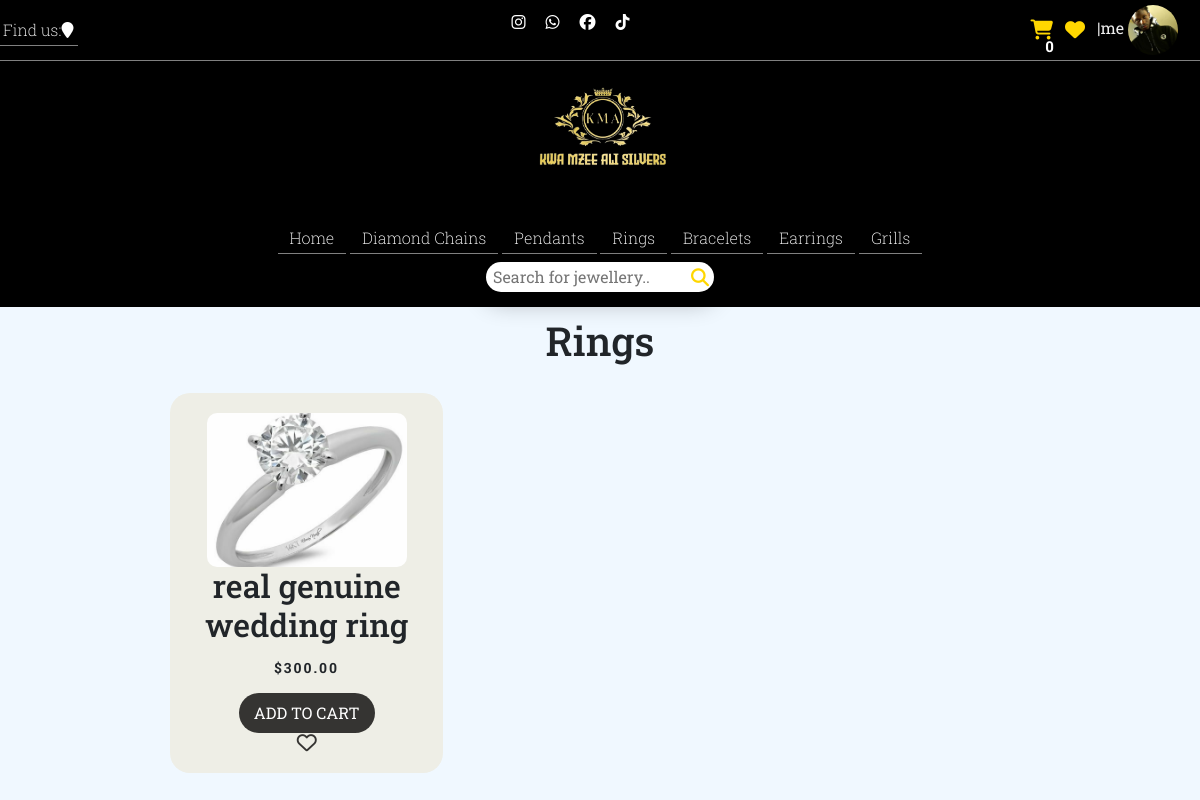
The app's page /products/rings/ (signed in) with its own data.
### products/models.py (models this page shows, shortened)
class Product(models.Model):
    PRODUCT_TYPES = [
        ('chain', 'Chain'),
        ('bracelet', 'Bracelet'),
        ('earring', 'Earring'),
        ('grill', 'Grill'),
        ('pendant', 'Pendant'),
        ('ring', 'Ring'),
    ]
    name = models.CharField (max_length=50)
    price = models.DecimalField(default='0', max_digits=10, decimal_places=2)
    image = models.ImageField (upload_to='products/')
    description = models.CharField(max_length=150, default='', blank=True, null=True)
    product_type = models.CharField(max_length=20, choices =PRODUCT_TYPES, default='chain')
    sale_price = models.DecimalField(default='0', max_digits=10, decimal_places=2)
    is_sale = models.BooleanField(default=False)

### products/views.py (the view)
# urls.py: path('rings/', views.rings, name='rings'),
def rings(request):
    products = Product.objects.filter(product_type='ring')
    return render(request, 'rings.html', {'products': products})

### cart/cart.py (called while the page is built)
    def __len__(self):
        return len(self.cart)

### cart/context_processors.py (called while the page is built)
def cart(request):
    return {'cart': Cart(request)}

### products/templates/rings.html (shortened to what this page needs)
{% include 'home.html' %} {%load static%} {% block content %}
<div class="main-section">
  <div class="chain-section">
    <h1 class="heading-logo">Rings</h1>
    <div class="listproduct">
      {% for product in products %} {% if product.is_sale %}
      <div class="item">
        <div class="image-container">
          <img src="{{ product.image.url }}" alt="{{ product.name }}" />
          <a href="{% url 'product_detail' product.id %}" class="view_link"
            >View</a
          >
        </div>
        <h2>{{ product.name }}</h2>
        <strike> <div class="price">${{ product.price }}</div></strike>
        <div class="price">${{ product.sale_price }}</div>
        {% if quantities and product.id|stringformat:"s" in quantities %}
        <a href="{% url 'cart' %}" class="view-cart-link">View Cart</a>
        {% else %}
        <button
          class="addCart"
          value="{{product.id}}"
          data-product-id="{{product.id}}"
          type="button"
        >
          ADD TO CART
        </button>
        {% endif %}
      </div>
      {% else %}
      <div class="item">
        <div class="image-container">
          <img src="{{ product.image.url }}" alt="{{ product.name }}" />
        </div>
        <h2>{{ product.name }}</h2>
        <div class="price">${{ product.price }}</div>
        {% if quantities and product.id|stringformat:"s" in quantities %}
        <a href="{% url 'cart' %}" class="view-cart-link">View Cart</a>
        {% else %}
        <button
          class="addCart"
          value="{{product.id}}"
          data-product-id="{{ product.id }}"
          type="button"
        >
          ADD TO CART
        </button> <i class="fa-regular fa-heart"></i>
        {% endif %}
      </div>
      {% endif %} {% empty %}
      <p>No products available.</p>
      {% endfor %}
    </div>
  </div>
</div>
{% endblock %}

### dashboard/templates/base.html (shortened to what this page needs)
{% load static %}
<!DOCTYPE html>
<html lang="en">
  <head>
    <link href="https://cdn.jsdelivr.net/npm/bootstrap@5.3.0/dist/css/bootstrap.min.css" rel="stylesheet" />
    <link
      href="{% static 'fontawesomefree/css/fontawesome.css' %}"
      rel="stylesheet"
      type="text/css"
    />
    <link
      href="{% static 'fontawesomefree/css/brands.css' %}"
      rel="stylesheet"
      type="text/css"
    />
    <link
      href="{% static 'fontawesomefree/css/solid.css' %}"
      rel="stylesheet"
      type="text/css"
    />
    <link rel="stylesheet" href="https://cdn.jsdelivr.net/npm/bootstrap-icons@1.11.3/font/bootstrap-icons.min.css">
    <link
      rel="stylesheet"
      type="text/css"
      href="{% static 'dashboard/css/style.css' %}"
    />
  </head>
  <body>
    <header class="nav-header">
      <div class="header-top">
        <div class="locator">
          <a href=""
            >Find us:<i
              class="fa-solid fa-location-pin"
              style="color: #ffffff"
            ></i
          ></a>
        </div>
        <div class="social-links">
          <ul>
            <li>
              <a href="#"><i class="fa-brands fa-instagram"></i></a>
            </li>
            <li>
              <a href="#"><i class="fa-brands fa-whatsapp"></i></a>
            </li>
            <li>
              <a href="#"><i class="fa-brands fa-facebook"></i></a>
            </li>
            <li>
              <a href="#"><i class="fa-brands fa-tiktok"></i></a>
            </li>
          </ul>
        </div>
        <div class="dropdown-account" style="float: right">
          <div class="wishlist-cart-btn">
            <a class="wishlist-btn" href="{% url 'wishlist' %}"
              ><i
                class="fa-solid fa-heart"
                style="color: #ffd700; float: right"
              ></i
            ></a>
            <a class="cart-btn" id="cartbutton" href="{% url 'cart' %}"
              ><i
                class="fa-solid fa-cart-shopping"
                style="color: #ffd700; float: right; padding-right: 12px"
              ></i>
              <span id="cartcount" class="badge">{{ cart|length }}</span>
            </a>
          </div>
          {% if user.is_authenticated %}
          <div class="user-info">
            <span class="username">|{{ user.username }}</span>
            <img
              src="{% static 'dashboard/img/blob.jpeg' %}"
              alt=""
              class="profile-pic"
            />
          </div>
          {% else %}
          <a href="/accounts/login" class="login-btn">| Login</a>
          {% endif %}
        </div>
      </div>
      <div class="header-logo">
        <a href="{% url 'home' %}">
          <img
            class="logo"
            src="{% static 'dashboard/img/KMA_logo.png' %}"
            alt=""
        /></a>
      </div>
    </header>
  </body>
</html>

### dashboard/static/dashboard/css/style.css (style rules this page uses)
body { font-family: "Roboto Slab", serif; font-weight: 200; font-style: normal; background: aliceblue; }
.header-top { display: flex; align-items: center; justify-content: space-between; border-bottom: 1px ridge gray; }
.locator a { color: white; text-decoration: none; border-bottom: 1px solid gray; padding: 5px; padding-left: 3px; }
.nav-header { background: black; text-align: center; }
.social-links ul { display: inline-flex; list-style: none; }
.social-links ul li { margin: 5px; padding: 5px; }
.social-links ul li a { color: white; }
.profile-pic { width: 50px; height: 50px; border-radius: 50%; object-fit: cover; margin-right: 10px; }
.user-info .username { font-weight: 400; color: #eee; }
.user-info { color: #ffd700; border: none; outline: none; background-color: inherit; padding-right: 12px; position: relative; display: inline-block; }
.dropdown-account a { color: #ccc; text-decoration: none; font-weight: 500; padding-right: auto; }
.logo { height: 150px; }
.fa-cart-shopping { font-size: 20px; }
.fa-heart { font-size: 20px; }
.cart-btn { position: relative; }
.cart-btn span { font-size: 15px; display: flex; width: 20px; height: 20px; background-color: inherit; justify-content: center; align-items: center; color: #fff; border-radius: 50%; position: absolute; top: 100%; right: -29px; transform: translateY(16px); }
.wishlist-cart-btn { display: inline-block; margin-right: 8px; vertical-align: middle; }
.main-section { background: #ccc; }
.main-section { width: 900px; background: aliceblue; margin: auto; text-align: center; padding-top: 10px; }
.listproduct { display: grid; grid-template-columns: repeat(3, 1fr); gap: 20px; padding: 20px; }
.listproduct .item { background-color: #eeeee6; padding: 20px; border-radius: 20px; display: flex; flex-direction: column; align-items: center; height: 380px; position: relative; }
.listproduct .item .price { letter-spacing: 2px; font-size: 14px; margin: 5px 0; font-weight: bold; }
.listproduct .item .addCart { background-color: #353432; color: #fff; padding: 8px 15px; border-radius: 20px; border: none; cursor: pointer; transition: background-color 0.3s; }
.listproduct .item .fa-heart { font-size: 20px; color: #353432; cursor: pointer; transition: color 0.3s; }
.listproduct .item button { background-color: #353432; color: #fff; padding: 5px 10px; border-radius: 20px; margin-top: 10px; border: none; cursor: pointer; }
.image-container { position: relative; display: inline-block; width: 200px; height: 200px; overflow: hidden; border-radius: 10px; }
.image-container img { width: 100%; height: 100%; object-fit: cover; filter: drop-shadow(0 50px 20px #0009); transition: transform 0.3s ease; }

### records on screen
Product: image (picture), name "real genuine wedding ring", price "300.00", {{ product.id }} 8 (drawn)

### other values on screen
{{ cart|length }} "0"
{{ user.username }} "me"
